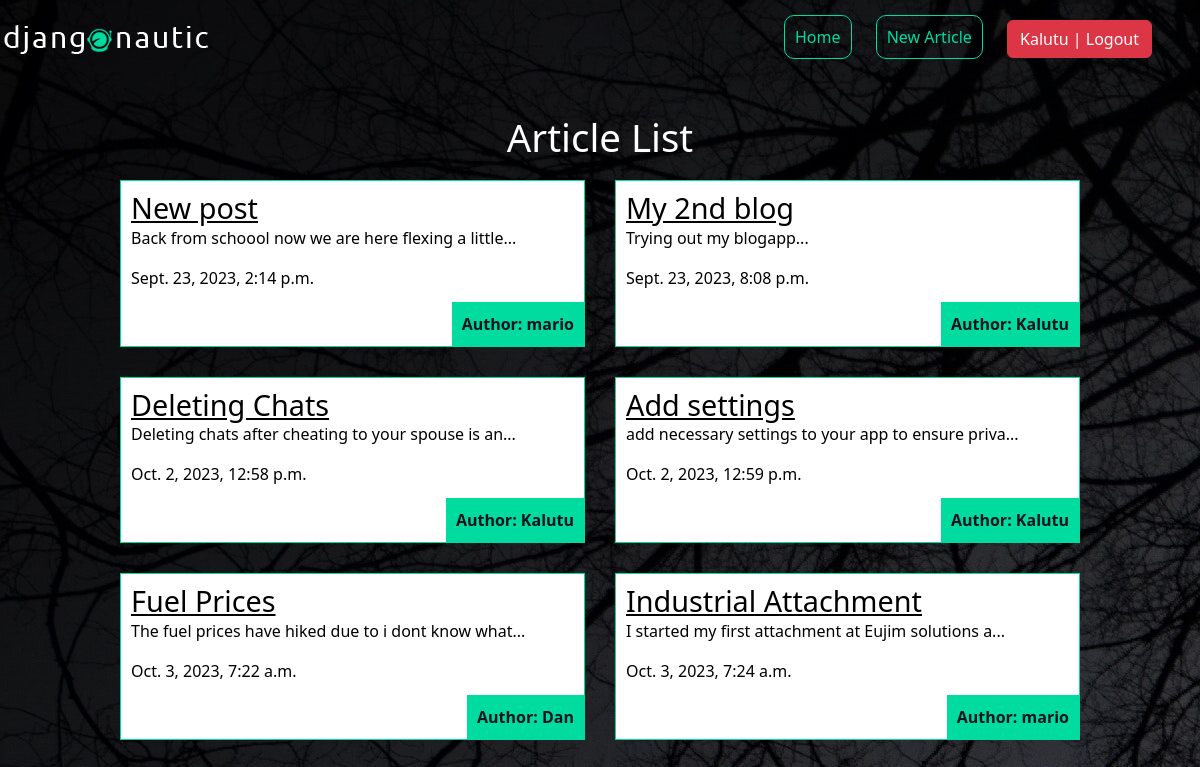
The app's page / (signed in) with its own data.
### articles/models.py (models this page shows, shortened)
class Article(models.Model):
    title = models.CharField(max_length=100)
    slug = models.SlugField()
    body = models.TextField()
    date = models.DateTimeField(auto_now_add=True)
    thumb = models.ImageField(default="default.png", blank=True)
    author = models.ForeignKey(User, default=None, on_delete=models.CASCADE)
    def snippet(self):
        return self.body[:50] + "..."

### articles/views.py (the view)
# urls.py: path('', article_list, name='list'),
def article_list(request):
    articles = Article.objects.all().order_by('date')
    return render(request, 'articles/article_list.html', {"articles":articles})

### articles/templates/articles/article_list.html
{% extends 'base.html' %}
{% block content %}
    <h1>Article List</h1>
    <div class="articles">
        {% for article in articles %}
            <div class="article">
                <h2><a class="black" href="{% url 'articles:detail' slug=article.slug %}">{{article.title}}</a></h2>
                <p>{{article.snippet}}</p>
                <p>{{article.date}}</p>
                <p class="author">Author: {{ article.author }}</p>
            </div>
        {% endfor %}
    </div>
{% endblock %}

### templates/base.html (shortened to what this page needs)
{% load static %}
<!DOCTYPE html>
<html lang="en">
<head>
    <link href="https://cdn.jsdelivr.net/npm/bootstrap@5.3.2/dist/css/bootstrap.min.css" rel="stylesheet">
    <link rel="stylesheet" href="{% static 'css/styles.css' %}">
</head>
<body>
    <header>
        <a href="{% url 'home' %}"><img class="img-fluid" src="{% static 'img/logo.png' %}" alt="logo"></a>
        <nav>
            <ul>
                {% if user.is_authenticated %}
                <li><a href="{% url 'articles:list' %}" class="highlight">Home</a></li>
                <li><a href="{% url 'articles:create' %}" class="highlight">New Article</a></li>
                <li>
                    <form class="logout-link" action="{% url 'accounts:logout' %}" method="post">
                        <button type="submit" class="btn btn-danger me-5">{{ user }} | Logout</button>
                    </form>
                </li>
                {% else %}
                <li><a href="{% url 'accounts:login' %}" class="btn btn-success">Login</a></li>
                <li><a href="{% url 'accounts:signup' %}" class="btn btn-info me-5">Signup</a></li>
                {% endif %}
            </ul>
        </nav>
    </header>
    <div class="wrapper">
        {% block content %}
        {% endblock %}
    </div>
</body>
</html>

### articles/static/css/styles.css (style rules this page uses)
body { background-image: url(../img/dark.jpg); background-repeat: no-repeat; color: #fff; }
h1, h2, h3, h4, h5 { font-weight: normal; margin: 0; }
a { color: #fff; text-decoration: none; }
.wrapper { max-width: 960px; margin: 0 auto; }
.wrapper h1 { text-align: center; margin: 20px auto; font-size: 2.4em; }
header { display: grid; grid-template-columns: 1fr 1fr; padding: 20px 0; }
nav { justify-self: end; }
nav li { display: inline-block; margin-left: 20px; }
nav button { background: none; color: #fff; cursor: pointer; border: 0; font-size: 1em; }
.articles { display: grid; grid-template-columns: 1fr 1fr; grid-gap: 30px; }
.article { padding: 10px; border: 1px solid #00dba0; position: relative; padding-bottom: 40px; background-color: #fff; color: black; }
.black { color: black; font-size: 1.5em; text-decoration: underline; }
.article h2 { font-size: 1.2em; color: black; }
.article .author { padding: 10px; background-color: #00dba0; position: absolute; right: 0; bottom: 0; margin: 0; color: #0f121f; font-weight: 600; }
a.highlight { border: 1px solid #00dba0; padding: 10px; border-radius: 10px; color: #00dba0; }

### records on screen
Article: title "New post", snippet "Back from schoool now we are here flexing a little...", date "Sept. 23, 2023, 2:14 p.m.", author "mario"
Article: title "My 2nd blog", snippet "Trying out my blogapp...", date "Sept. 23, 2023, 8:08 p.m.", author "Kalutu"
Article: title "Deleting Chats", snippet "Deleting chats after cheating to your spouse is an...", date "Oct. 2, 2023, 12:58 p.m.", author "Kalutu"
Article: title "Add settings", snippet "add necessary settings to your app to ensure priva...", date "Oct. 2, 2023, 12:59 p.m.", author "Kalutu"
Article: title "Fuel Prices", snippet "The fuel prices have hiked due to i dont know what...", date "Oct. 3, 2023, 7:22 a.m.", author "Dan"
Article: title "Industrial Attachment", snippet "I started my first attachment at Eujim solutions a...", date "Oct. 3, 2023, 7:24 a.m.", author "mario"

### other values on screen
{{ user }} "Kalutu"
